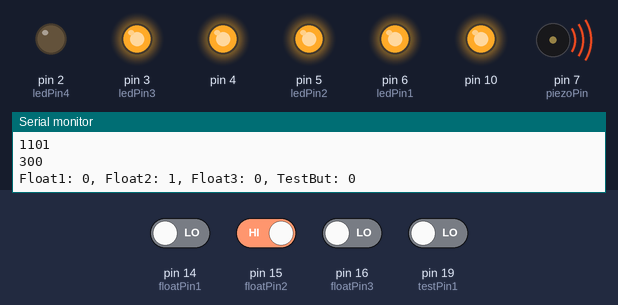
Bench run of a sketch on a simulated Arduino Uno, built with avr-gcc and run on an emulated ATmega328P. Shown: output pins drawn as LEDs (lit = HIGH), buzzer (waves = sounding), the last lines printed to the serial monitor. Dashed ring = blinking. Inputs (shaded band) come from the test bench; at power-on: pin 15 (floatPin2) HIGH, pin 14 (floatPin1), pin 16 (floatPin3), pin 19 (testPin1) LOW.

Above: at 1.2 s.
1.3 s: pin 16 (floatPin3) driven HIGH
At 2.3 s:
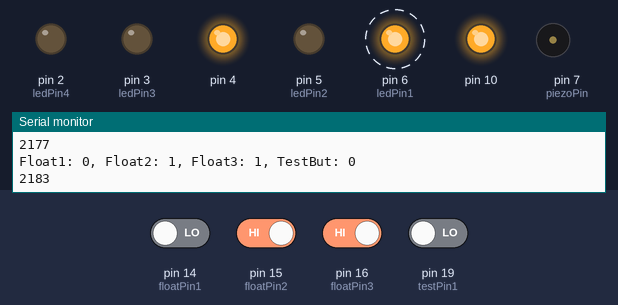
4.3 s: pin 19 (testPin1) driven HIGH
At 6.4 s:
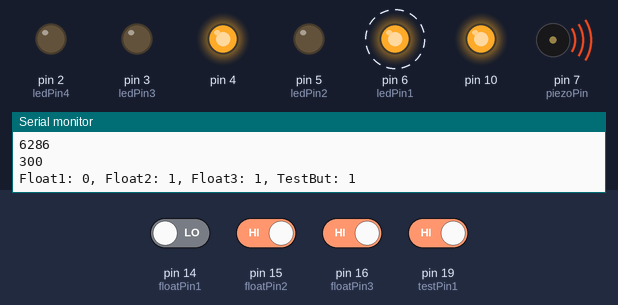
7.3 s: pin 15 (floatPin2) driven LOW
At 8.5 s:
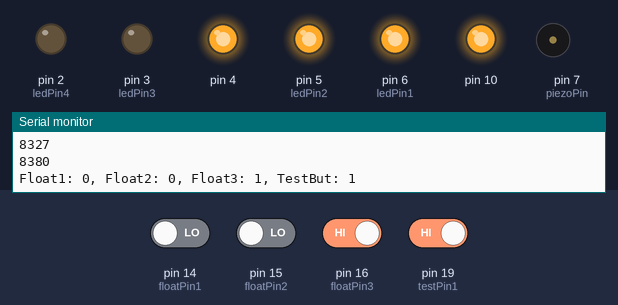
8.8 s: pin 15 (floatPin2) driven HIGH
At 11.7 s:
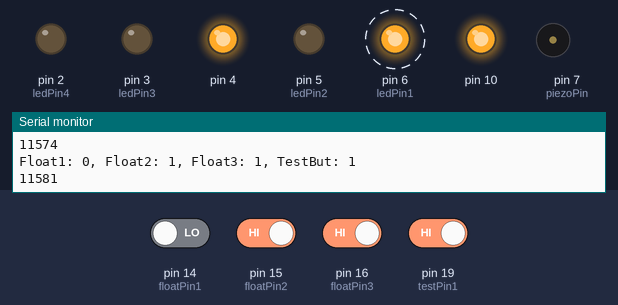
11.8 s: pin 14 (floatPin1) driven HIGH
At 12.3 s:
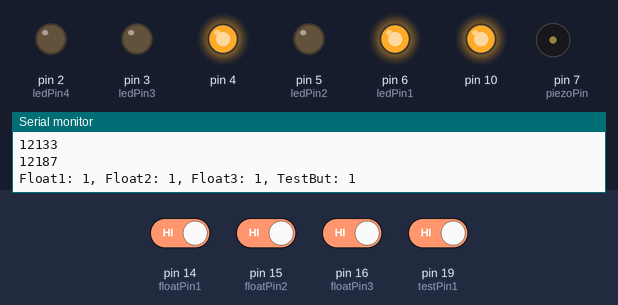
Timing chart, 0 to 14.8 s (numbered marks = the images above; inputs shaded):
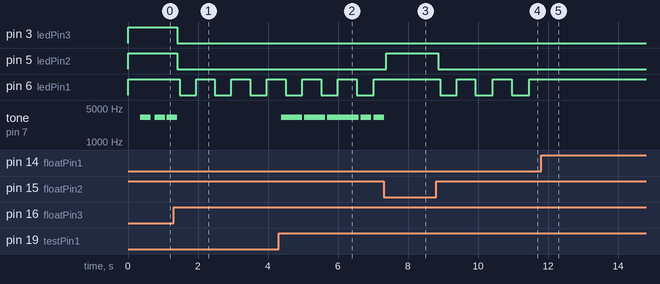

The sketch:

SumpPumpMonitor-NoNetwork.ino
```cpp
/*
  Sump Pump Monitor
  -monitor 3 float sensors
    1) normal operation
    2) stage 1 failure, water level higher than standard high level
    3) critical failure, water level very near flowing out of sump pit
  -include led status lights
  -include warning buzzer

*/
#include <SPI.h>
#include <RTClib.h>

/////////////////////////////////////////////////////////////////////////////////////////////////////////////////////////////
// morris code on a piezo transducer variables

//Specify digital pin on the Arduino that the positive lead of piezo buzzer is attached.
byte piezoPin = 7;

//specify the desired frequency
uint16_t Fz=3200; //3200 is loudest for my piezo

//input the tone pattern, enter 0 for a long pause between a series of tones
//Example Pattern for S.O.S = {300,300,300,0,600,600,600,0,300,300,300,0,0};
const PROGMEM uint16_t Pattern[]={300,300,300,0,600,600,600,0,300,300,300,0,0};

//determine the number of elements in the Pattern array
byte patternSize=12; //sizeof(Pattern)/sizeof(Pattern[0]); //count from first element  0

//set the standard delay between tones
uint16_t tShort=50;

//set the pause duration for a 'long pause', must be greater than tShort
uint16_t tLong=150;

//variable to loop through the Pattern array
byte counter=0;

//timing variable
unsigned long toneTime=0;

//pause an active alarm
unsigned long pauseAlarm = 0;

//run test
byte testAlarm=0;
/////////////////////////////////////////////////////////////////////////////////////////////////////////////////////////////

// constants to set pin numbers:
const int testPin1 = 19;      //test/silence button
const int floatPin1 = 14;     // the number of the float 1 pin, normal operation float
const int floatPin2 = 15;     // the number of the float 2 pin, stage 1 pump failure
const int floatPin3 = 16;     // the number of the float 3 pin, sump pit water level critical
const int ledPin1 =  6;      // the number of the gren LED pin
const int ledPin2 =  5;      // the number of the yellow LED pin
const int ledPin3 =  3;      // the number of the red LED pin
const int ledPin4 = 2;       //Communications status

const unsigned long FlashInterval = 500; // led flash delay

// variables:
int testBut1 = 0;
int floatState1 = 0;         // variable for reading the float status
int floatState2 = 0;         // variable for reading the float status
int floatState3 = 0;         // variable for reading the float status
unsigned long greenFlash = 0;        // time variable to flash green led
unsigned long currentTime=0;
unsigned long t=0;

unsigned long sketchTime = 0;       // CPU milliseconds since last time server query.


void setup() {


  currentTime = (millis());

  // disable SD card if one in the slot
  pinMode(4,OUTPUT);
  digitalWrite(4,HIGH);

  // initialize the test button
  pinMode(testPin1, INPUT);

  // initialize the LED pin as an output:
  pinMode(ledPin1, OUTPUT);
  pinMode(ledPin2, OUTPUT);
  pinMode(ledPin3, OUTPUT);
  pinMode(ledPin4, OUTPUT);

  // initialize the pushbutton pin as an input:
  pinMode(floatPin1, INPUT);
  pinMode(floatPin2, INPUT);
  pinMode(floatPin3, INPUT);


  greenFlash = millis();

  // Set an initial time value
  t = 0;
  sketchTime = millis();

    // start the SPI library:
  SPI.begin();

  // initialize serial communication at 9600 bits per second:
  Serial.begin(9600);


  // disable SD card if one in the slot
  pinMode(4,OUTPUT);
  digitalWrite(4,HIGH);


  while (!Serial) {
    ; // wait for serial port to connect. Needed for native USB port only
  }
  Serial.println("Initialization Complete");
}

void loop() {


  // read the state of the pushbutton value:
  floatState1 = digitalRead(floatPin1);
  floatState2 = digitalRead(floatPin2);
  floatState3 = digitalRead(floatPin3);
  testBut1 = digitalRead(testPin1);

  Serial.print("Float1: ");
  Serial.print(floatState1);
  Serial.print(", Float2: ");
  Serial.print(floatState2);
  Serial.print(", Float3: ");
  Serial.print(floatState3);
  Serial.print(", TestBut: ");
  Serial.println(testBut1);
  Serial.println(currentTime);
    Serial.println(millis());

  //reset greenFlash when millis rolls back to zero
  if (millis() < greenFlash) {
    greenFlash=millis();
   }

  currentTime=millis();

////test button state////

  //Pause alarm with test button
  if((floatState2 == LOW || floatState3 == LOW) && testBut1 == HIGH){
    if(currentTime+3600000<currentTime){ //checking for buffer overflow
      currentTime=0;
      pauseAlarm=currentTime+3600000;//pause active alarm for 60 minutes
    }
    else{
      pauseAlarm=currentTime+3600000;//pause active alarm for 60 minutes
    }
  }

////Light Status Indicator////

  // check if the float 1 is under water. If it is, the floatState is LOW:
  if (floatState2 == HIGH && floatState3 == HIGH) {
    if (floatState1 == HIGH) {
      // turn LED on:
      digitalWrite(ledPin1, HIGH);
      digitalWrite(ledPin2, LOW);
      digitalWrite(ledPin3, LOW);
    } else if (floatState1 == LOW) {
      // blink LED:

      if (millis() < (greenFlash + FlashInterval) ) {
      digitalWrite(ledPin1, LOW);

      }
      else if (millis() > (greenFlash + FlashInterval) && millis() < (greenFlash + 2*FlashInterval)) {
      digitalWrite(ledPin1, HIGH);
      }

      else if (millis() > (greenFlash + 2*FlashInterval) ) {
      greenFlash=millis();

      }

    }
  }

  // check if the float 2 is under water. If it is, the floatState is LOW:
  if (floatState3 == HIGH) {
    if (floatState2 == LOW) {
      // turn LED on:
      digitalWrite(ledPin2, HIGH);
      digitalWrite(ledPin1, HIGH);
      digitalWrite(ledPin3, LOW);
    } else {
      // turn LED off:
      digitalWrite(ledPin2, LOW);
    }
  }

  // check if the float 3 is under water. If it is, the floatState is HIGH:
  if (floatState3 == LOW) {
    // turn LED on:
    digitalWrite(ledPin3, HIGH);
    digitalWrite(ledPin1, HIGH);
    digitalWrite(ledPin2, HIGH);
  } else {
    // turn LED off:
    digitalWrite(ledPin3, LOW);
  }

////Sound the Alarm////

if((floatState2 == LOW || floatState3 == LOW || testBut1 == HIGH) && currentTime>(pauseAlarm))  {
if (millis() > (toneTime+pgm_read_word_near(Pattern + counter)+tShort) && pgm_read_word_near(Pattern + counter)!=0) {

  toneTime=millis();
  tone(piezoPin, Fz, pgm_read_word_near(Pattern + counter ));
  //Serial.println(counter);
  Serial.println(pgm_read_word_near(Pattern + counter));
  counter=counter+1;

  if (counter>patternSize-1){
    counter=0;
  }
}

if (millis() > (toneTime+pgm_read_word_near(Pattern + counter)+tShort) && pgm_read_word_near(Pattern + counter)==0) {

  toneTime=millis()+(tLong);
  //Serial.println(counter);
 Serial.println(pgm_read_word_near(Pattern + counter));
  counter=counter+1;

  if (counter>patternSize-1){
    counter=0;
  }
}
}


}
```

Measured:
- after the input at 1.3 s, pin 3 (ledPin3), pin 5 (ledPin2): HIGH → LOW after 0.11 s; pin 6 (ledPin1): alternates HIGH for 0.53 s and LOW for 0.47 s, starting after 0.17 s; tone on pin 7 (piezoPin): goes on until 1.4 s, then stays silent
- after the input at 4.3 s, tone on pin 7 (piezoPin): plays 3200 Hz for 0.60 s, 3200 Hz for 0.60 s, 3200 Hz for 0.90 s, 3200 Hz for 0.30 s, 3200 Hz for 0.28 s, starting after 0.08 s
- after the input at 7.3 s, pin 5 (ledPin2): LOW → HIGH after 0.08 s; pin 6 (ledPin1): stays HIGH (without the input it goes to LOW after 0.26 s); tone on pin 7 (piezoPin): goes on until 7.3 s, then stays silent
- after the input at 8.8 s, pin 5 (ledPin2): HIGH → LOW after 0.06 s; pin 6 (ledPin1): alternates HIGH for 0.54 s and LOW for 0.49 s, starting after 0.12 s
- after the input at 11.8 s, pin 6 (ledPin1): stops changing and stays HIGH
- by itself, tone on pin 7 (piezoPin): alternates 3200 Hz for 0.30 s and silent for 0.08 s
